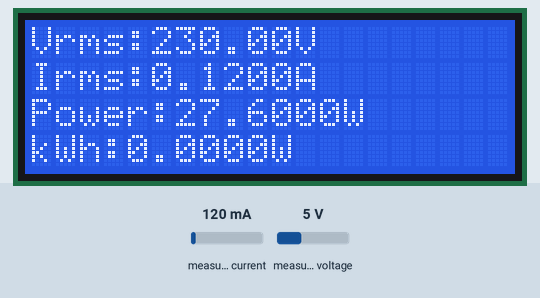
A sketch run on a simulated Arduino Uno, built with avr-gcc and run on an emulated ATmega328P. On the bench: 20×4 character LCD. The test bench sets the inputs (shaded band); at power-on: measured current 120 mA, measured voltage 5 V. What the sketch prints to the serial monitor is not drawn.

Above: at 4.2 s.
4.3 s: measured current set to 40 mA
At 5.6 s:
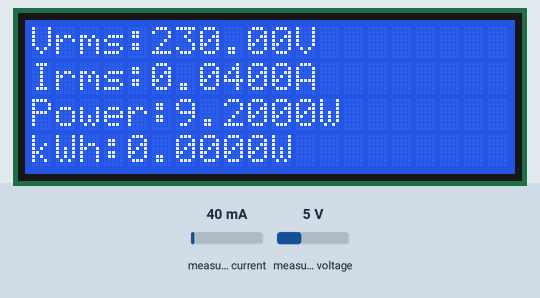
6.0 s: measured voltage set to 0.3 V
At 7.5 s:
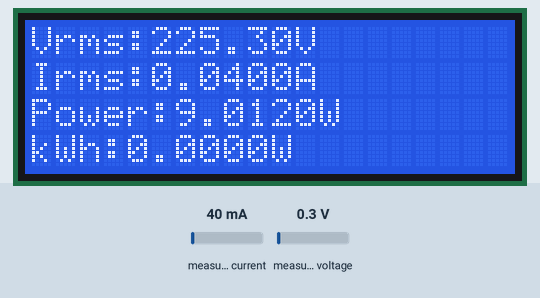
8.4 s: measured current set to 500 mA
At 10.5 s:
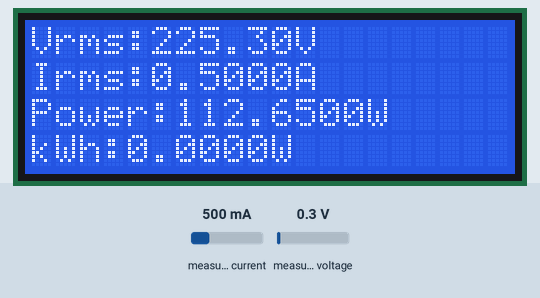
10.8 s: measured voltage set to 3.8 V
At 13.7 s:
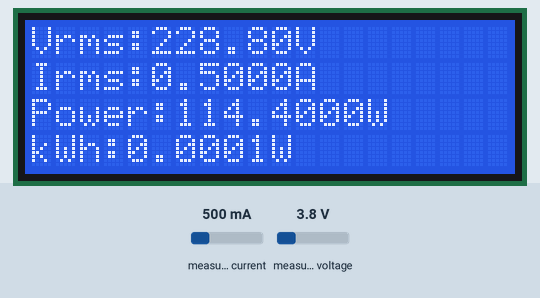
14.5 s: measured current set to 1000 mA
At 16.6 s:
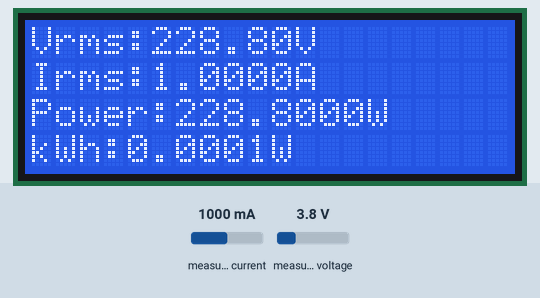
16.9 s: measured voltage set to 7.5 V
At 18.5 s:
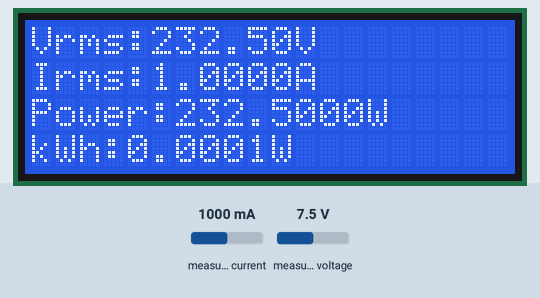
Timing chart, 0 to 20.0 s (numbered marks = the images above; inputs shaded):
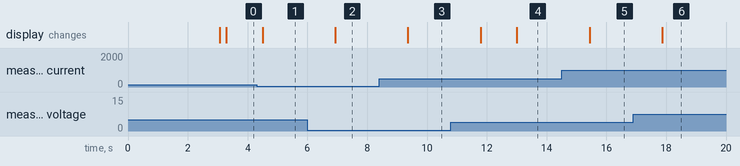

The sketch:

smart_meter_code.ino
```cpp
#include <EmonLib.h>
#include <LiquidCrystal.h>

LiquidCrystal lcd(7, 6, 5, 4, 3, 2);

EnergyMonitor emon;

#define vCalibration 146.55
#define currCalibration 19.55

float kWh = 0;
unsigned long lastmillis = millis();

void setup() {
  // put your setup code here, to run once:
  Serial.begin(9600);
  emon.voltage(14, vCalibration, 0); // Voltage: input pin, calibration, phase_shift
  emon.current(16, currCalibration); // Current: input pin, calibration.
  lcd.begin(20, 4);
  lcd.setCursor(0, 0);
  lcd.print("Digital Electricity");
  lcd.setCursor(7, 1);
  lcd.print("Meter");
  delay(3000);
  lcd.clear();
}

void loop() {
  // put your main code here, to run repeatedly:
  emon.calcVI(20, 2000);
  kWh = kWh + emon.apparentPower * (millis() - lastmillis) / 3600000000.0;
  yield();
  Serial.print("Vrms: ");
  Serial.print(emon.Vrms, 2);
  Serial.print("V");

  Serial.print("\tIrms: ");
  Serial.print(emon.Irms, 4);
  Serial.print("A");

  Serial.print("\tPower: ");
  Serial.print(emon.apparentPower, 4);
  Serial.print("W");

  Serial.print("\tkWh: ");
  Serial.print(kWh, 5);
  Serial.println("kWh");

  lcd.clear();
  lcd.setCursor(0, 0);
  lcd.print("Vrms:");
  lcd.print(emon.Vrms, 2);
  lcd.print("V");
  lcd.setCursor(0, 1);
  lcd.print("Irms:");
  lcd.print(emon.Irms, 4);
  lcd.print("A");
  lcd.setCursor(0, 2);
  lcd.print("Power:");
  lcd.print(emon.apparentPower, 4);
  lcd.print("W");
  lcd.setCursor(0, 3);
  lcd.print("kWh:");
  lcd.print(kWh, 4);
  lcd.print("W");
  delay(1000);

  lastmillis = millis();
}
```

Measured:
- after the input at 4.3 s, the display: changes after 0.20 s (image 1)
- after the input at 6.0 s, the display: changes after 0.93 s (image 2)
- after the input at 8.4 s, the display: changes after 0.96 s (image 3)
- after the input at 10.8 s, the display: first changes after 0.99 s (image 4 shows a later state)
- after the input at 14.5 s, the display: changes after 0.94 s (image 5)
- after the input at 16.9 s, the display: changes after 0.97 s (image 6)
